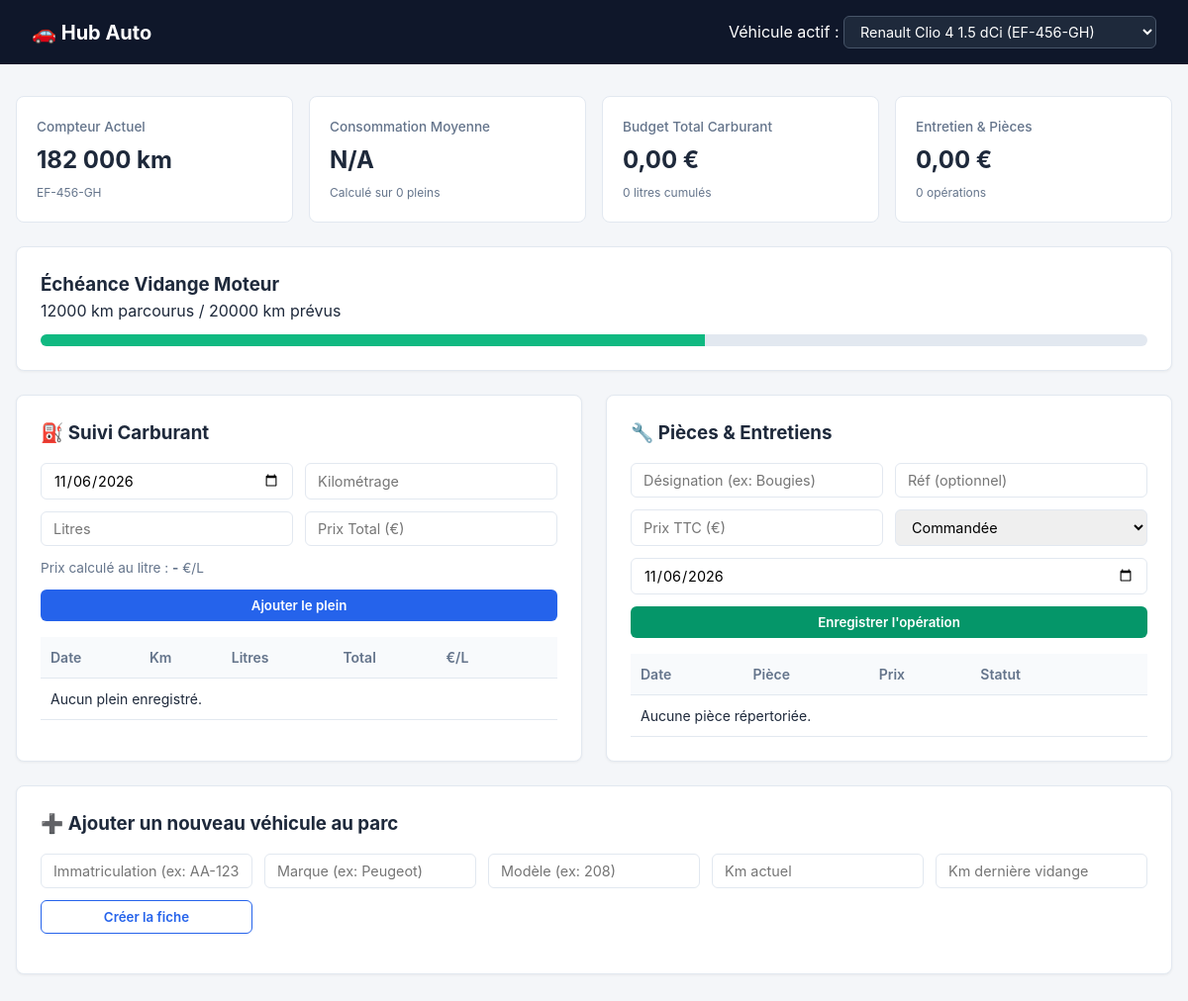
The page / on the database its author committed.
### tables this page shows
CREATE TABLE `vehicules` (
    `id` INT AUTO_INCREMENT PRIMARY KEY,
    `immatriculation` VARCHAR(15) NOT NULL,
    `marque` VARCHAR(50) NOT NULL,
    `modele` VARCHAR(50) NOT NULL,
    `kilometrage` INT NOT NULL,
    `intervalle_vidange` INT DEFAULT 15000,
    `km_derniere_vidange` INT NOT NULL,
    `created_at` TIMESTAMP DEFAULT CURRENT_TIMESTAMP
);

### index.php (the view, shortened to what this page needs)
<?php
require_once 'db.php';
$vehicules = $pdo->query("SELECT * FROM vehicules ORDER BY id DESC")->fetchAll();
$current_id = isset($_GET['vehicule_id']) ? (int)$_GET['vehicule_id'] : ($vehicules[0]['id'] ?? 0);
$current_vehicule = null;
foreach ($vehicules as $v) {
    if ($v['id'] === $current_id) {
        $current_vehicule = $v;
        break;
    }
}
$pleins = [];
$total_depense_carburant = 0;
$total_litres = 0;
$conso_moyenne = 0;
if ($current_vehicule) {
    $stmt = $pdo->prepare("SELECT * FROM pleins WHERE vehicule_id = ? ORDER BY kilometrage ASC");
    $stmt->execute([$current_id]);
    $pleins_asc = $stmt->fetchAll();
    $pleins = array_reverse($pleins_asc);
    $stmt = $pdo->prepare("SELECT * FROM pieces WHERE vehicule_id = ? ORDER BY date_operation DESC");
    $stmt->execute([$current_id]);
    $pieces = $stmt->fetchAll();
    $total_pieces = array_sum(array_column($pieces, 'prix'));
}
$km_depuis_vidange = $current_vehicule ? ($current_vehicule['kilometrage'] - $current_vehicule['km_derniere_vidange']) : 0;
$intervalle = $current_vehicule['intervalle_vidange'] ?? 15000;
$pourcent_vidange = min(100, round(($km_depuis_vidange / $intervalle) * 100));
?>
<!DOCTYPE html>
<html lang="fr">
<head>
    <link rel="stylesheet" href="style.css">
</head>
<body>
<header class="app-header">
    <div class="logo">🚗 Hub Auto</div>
    <div class="vehicule-switcher">
        <form method="GET" action="index.php">
            <label for="v-select">Véhicule actif :</label>
            <select name="vehicule_id" id="v-select" onchange="this.form.submit()">
                <?php foreach ($vehicules as $v): ?>
                    <option value="<?= $v['id'] ?>" <?= $v['id'] === $current_id ? 'selected' : '' ?>>
                        <?= htmlspecialchars($v['marque'] . ' ' . $v['modele'] . ' (' . $v['immatriculation'] . ')') ?>
                    </option>
                <?php endforeach; ?>
            </select>
        </form>
    </div>
</header>
<main class="container">
<?php if (!$current_vehicule): ?>
    <div class="card empty-state">
        <h2>Aucun véhicule enregistré</h2>
        <p>Ajoutez votre premier véhicule pour démarrer le suivi.</p>
    </div>
<?php else: ?>
    <section class="kpi-grid">
        <div class="kpi-card">
            <span class="kpi-title">Compteur Actuel</span>
            <span class="kpi-value"><?= number_format($current_vehicule['kilometrage'], 0, ',', ' ') ?> km</span>
            <span class="kpi-sub"><?= htmlspecialchars($current_vehicule['immatriculation']) ?></span>
        </div>
        <div class="kpi-card">
            <span class="kpi-title">Consommation Moyenne</span>
            <span class="kpi-value"><?= $conso_moyenne > 0 ? $conso_moyenne . ' L/100' : 'N/A' ?></span>
            <span class="kpi-sub">Calculé sur <?= count($pleins) ?> pleins</span>
        </div>
        <div class="kpi-card">
            <span class="kpi-title">Budget Total Carburant</span>
            <span class="kpi-value"><?= number_format($total_depense_carburant, 2, ',', ' ') ?> €</span>
            <span class="kpi-sub"><?= round($total_litres, 1) ?> litres cumulés</span>
        </div>
        <div class="kpi-card">
            <span class="kpi-title">Entretien & Pièces</span>
            <span class="kpi-value"><?= number_format($total_pieces, 2, ',', ' ') ?> €</span>
            <span class="kpi-sub"><?= count($pieces) ?> opérations</span>
        </div>
    </section>
    <section class="card alert-section">
        <div class="alert-header">
            <h3>Échéance Vidange Moteur</h3>
            <span class="badge-km"><?= $km_depuis_vidange ?> km parcourus / <?= $intervalle ?> km prévus</span>
        </div>
        <div class="progress-bar">
            <div class="progress-fill <?= $pourcent_vidange >= 90 ? 'critical' : ($pourcent_vidange >= 75 ? 'warning' : 'ok') ?>" style="width: <?= $pourcent_vidange ?>%;"></div>
        </div>
    </section>
    <div class="grid-2col">
        <section class="card">
            <h3>⛽ Suivi Carburant</h3>
            <form method="POST" action="index.php" class="form-compact">
                <div class="form-row">
                    <input type="date" name="date_plein" value="<?= date('Y-m-d') ?>" required>
                    <input type="number" name="kilometrage" placeholder="Kilométrage" min="<?= $current_vehicule['kilometrage'] ?>" required>
                </div>
                <div class="form-row">
                    <input type="number" step="0.01" name="litres" id="input-litres" placeholder="Litres" required>
                    <input type="number" step="0.01" name="prix_total" id="input-prix" placeholder="Prix Total (€)" required>
                </div>
                <div class="calc-indicator">
                    Prix calculé au litre : <strong id="live-prix-litre">-</strong> €/L
                </div>
                <button type="submit" class="btn btn-primary">Ajouter le plein</button>
            </form>
            <table class="data-table">
                <thead>
                    <tr>
                        <th>Date</th>
                        <th>Km</th>
                        <th>Litres</th>
                        <th>Total</th>
                        <th>€/L</th>
                        <th></th>
                    </tr>
                </thead>
                <tbody>
                    <?php if (empty($pleins)): ?>
                        <tr><td colspan="6" class="text-center">Aucun plein enregistré.</td></tr>
                    <?php endif; ?>
                </tbody>
            </table>
        </section>
        <section class="card">
            <h3>🔧 Pièces & Entretiens</h3>
            <form method="POST" action="index.php" class="form-compact">
                <div class="form-row">
                    <input type="text" name="nom" placeholder="Désignation (ex: Bougies)" required>
                    <input type="text" name="reference" placeholder="Réf (optionnel)">
                </div>
                <div class="form-row">
                    <input type="number" step="0.01" name="prix" placeholder="Prix TTC (€)" required>
                    <select name="statut">
                        <option value="commandee">Commandée</option>
                    </select>
                </div>
                <input type="date" name="date_operation" value="<?= date('Y-m-d') ?>" required>
                <button type="submit" class="btn btn-secondary">Enregistrer l'opération</button>
            </form>
            <table class="data-table">
                <thead>
                    <tr>
                        <th>Date</th>
                        <th>Pièce</th>
                        <th>Prix</th>
                        <th>Statut</th>
                        <th></th>
                    </tr>
                </thead>
                <tbody>
                    <?php if (empty($pieces)): ?>
                        <tr><td colspan="5" class="text-center">Aucune pièce répertoriée.</td></tr>
                    <?php endif; ?>
                </tbody>
            </table>
        </section>
    </div>
<?php endif; ?>
    <section class="card add-vehicule-section">
        <h3>➕ Ajouter un nouveau véhicule au parc</h3>
        <form method="POST" action="index.php" class="form-inline">
            <input type="text" name="immatriculation" placeholder="Immatriculation (ex: AA-123-BB)" required>
            <input type="text" name="marque" placeholder="Marque (ex: Peugeot)" required>
            <input type="text" name="modele" placeholder="Modèle (ex: 208)" required>
            <input type="number" name="kilometrage" placeholder="Km actuel" required>
            <input type="number" name="km_derniere_vidange" placeholder="Km dernière vidange" required>
            <button type="submit" class="btn btn-outline">Créer la fiche</button>
        </form>
    </section>
</main>
</body>
</html>

### style.css (style rules this page uses)
:root { --bg-main: #f4f6f9; --card-bg: #ffffff; --primary: #2563eb; --primary-hover: #1d4ed8; --secondary: #059669; --secondary-hover: #047857; --danger: #dc2626; --text-main: #1e293b; --text-muted: #64748b; --border: #e2e8f0; }
* { box-sizing: border-box; margin: 0; padding: 0; font-family: -apple-system, BlinkMacSystemFont, "Segoe UI", Roboto, Helvetica, Arial, sans-serif; }
body { background-color: var(--bg-main); color: var(--text-main); line-height: 1.5; }
.app-header { background: #0f172a; color: #fff; padding: 1rem 2rem; display: flex; justify-content: space-between; align-items: center; }
.logo { font-size: 1.25rem; font-weight: 700; }
.vehicule-switcher select { background: #1e293b; color: #fff; border: 1px solid #475569; padding: 6px 12px; border-radius: 6px; font-size: 0.9rem; }
.container { max-width: 1200px; margin: 2rem auto; padding: 0 1rem; display: flex; flex-direction: column; gap: 1.5rem; }
.card { background: var(--card-bg); border: 1px solid var(--border); border-radius: 8px; padding: 1.5rem; box-shadow: 0 1px 3px rgba(0, 0, 0, 0.05); }
.kpi-grid { display: grid; grid-template-columns: repeat(auto-fit, minmax(220px, 1fr)); gap: 1rem; }
.kpi-card { background: var(--card-bg); border: 1px solid var(--border); border-radius: 8px; padding: 1.25rem; display: flex; flex-direction: column; }
.kpi-title { font-size: 0.85rem; color: var(--text-muted); font-weight: 500; }
.kpi-value { font-size: 1.5rem; font-weight: 700; margin: 0.35rem 0; color: var(--text-main); }
.kpi-sub { font-size: 0.75rem; color: var(--text-muted); }
.progress-bar { background: #e2e8f0; height: 12px; border-radius: 6px; overflow: hidden; margin-top: 0.75rem; }
.progress-fill { height: 100%; transition: width 0.3s ease; }
.progress-fill.ok { background: #10b981; }
.grid-2col { display: grid; grid-template-columns: 1fr 1fr; gap: 1.5rem; }
.form-compact, .form-inline { display: flex; flex-direction: column; gap: 0.75rem; margin: 1rem 0; }
.form-row { display: grid; grid-template-columns: 1fr 1fr; gap: 0.75rem; }
.form-inline { display: grid; grid-template-columns: repeat(auto-fit, minmax(180px, 1fr)); }
input, select { padding: 8px 12px; border: 1px solid var(--border); border-radius: 6px; font-size: 0.9rem; }
.calc-indicator { font-size: 0.85rem; color: var(--text-muted); }
.btn { padding: 8px 16px; border: none; border-radius: 6px; font-weight: 600; cursor: pointer; }
.btn-primary { background: var(--primary); color: #fff; }
.btn-secondary { background: var(--secondary); color: #fff; }
.btn-outline { background: transparent; border: 1px solid var(--primary); color: var(--primary); }
.data-table { width: 100%; border-collapse: collapse; margin-top: 1rem; font-size: 0.875rem; }
.data-table th, .data-table td { padding: 10px; text-align: left; border-bottom: 1px solid var(--border); }
.data-table th { background: #f8fafc; color: var(--text-muted); font-weight: 600; }
.text-center { text-align: center; }

### rows shown on the page
vehicules: kilometrage "182 000", immatriculation "EF-456-GH", km_depuis_vidange "12000", intervalle_vidange "20000"

### other values the page prints
count($pleins) "0"
$total_depense_carburant "0,00"
$total_litres "0"
$total_pieces "0,00"
count($pieces) "0"
form field vehicule_id "Renault Clio 4 1.5 dCi (EF-456-GH)"
